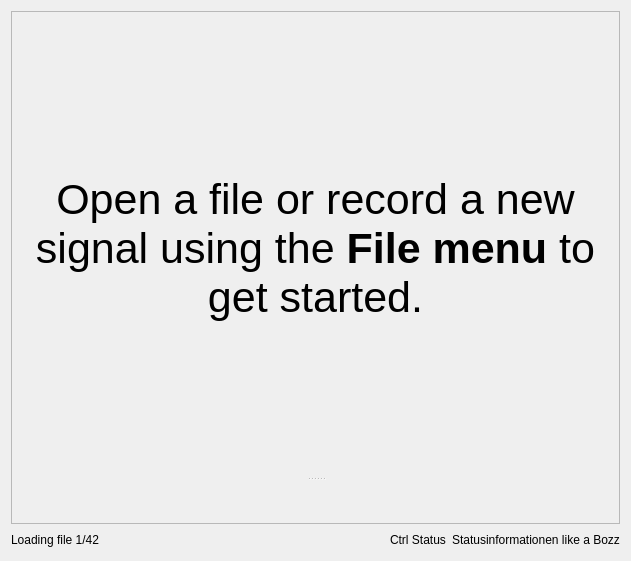
<?xml version="1.0" encoding="UTF-8"?>
<ui version="4.0">
 <class>Interpretation</class>
 <widget class="QWidget" name="Interpretation">
  <property name="geometry">
   <rect>
    <x>0</x>
    <y>0</y>
    <width>631</width>
    <height>561</height>
   </rect>
  </property>
  <property name="windowTitle">
   <string>Form</string>
  </property>
  <layout class="QVBoxLayout" name="verticalLayout">
   <item>
    <widget class="ScrollArea" name="scrollArea">
     <property name="sizePolicy">
      <sizepolicy hsizetype="Preferred" vsizetype="Expanding">
       <horstretch>0</horstretch>
       <verstretch>0</verstretch>
      </sizepolicy>
     </property>
     <property name="acceptDrops">
      <bool>true</bool>
     </property>
     <property name="styleSheet">
      <string notr="true"/>
     </property>
     <property name="verticalScrollBarPolicy">
      <enum>Qt::ScrollBarAsNeeded</enum>
     </property>
     <property name="widgetResizable">
      <bool>true</bool>
     </property>
     <widget class="QWidget" name="scrlAreaSignals">
      <property name="geometry">
       <rect>
        <x>0</x>
        <y>0</y>
        <width>611</width>
        <height>513</height>
       </rect>
      </property>
      <property name="sizePolicy">
       <sizepolicy hsizetype="Preferred" vsizetype="Expanding">
        <horstretch>0</horstretch>
        <verstretch>0</verstretch>
       </sizepolicy>
      </property>
      <property name="autoFillBackground">
       <bool>true</bool>
      </property>
      <property name="styleSheet">
       <string notr="true"/>
      </property>
      <layout class="QVBoxLayout" name="verticalLayout">
       <item>
        <widget class="QSplitter" name="splitter">
         <property name="styleSheet">
          <string notr="true">QSplitter::handle:vertical {
margin: 4px 0px;
    background-color: qlineargradient(x1:0, y1:0, x2:1, y2:0, 
stop:0 rgba(255, 255, 255, 0), 
stop:0.5 rgba(100, 100, 100, 100), 
stop:1 rgba(255, 255, 255, 0));
	image: url(:/icons/data/icons/splitter_handle_horizontal.svg);
}</string>
         </property>
         <property name="orientation">
          <enum>Qt::Vertical</enum>
         </property>
         <property name="handleWidth">
          <number>6</number>
         </property>
         <widget class="QLabel" name="labelGettingStarted">
          <property name="font">
           <font>
            <pointsize>32</pointsize>
           </font>
          </property>
          <property name="styleSheet">
           <string notr="true"/>
          </property>
          <property name="text">
           <string>&lt;html&gt;&lt;head/&gt;&lt;body&gt;&lt;p&gt;Open a file or record a new signal using the &lt;b&gt;File menu&lt;/b&gt; to get started.&lt;/p&gt;&lt;/body&gt;&lt;/html&gt;</string>
          </property>
          <property name="alignment">
           <set>Qt::AlignCenter</set>
          </property>
          <property name="wordWrap">
           <bool>true</bool>
          </property>
          <property name="textInteractionFlags">
           <set>Qt::NoTextInteraction</set>
          </property>
         </widget>
         <widget class="QLabel" name="placeholderLabel">
          <property name="text">
           <string/>
          </property>
         </widget>
        </widget>
       </item>
      </layout>
     </widget>
    </widget>
   </item>
   <item>
    <layout class="QHBoxLayout" name="horizontalLayout">
     <item>
      <widget class="QLabel" name="lLoadingFile">
       <property name="text">
        <string>Loading file 1/42</string>
       </property>
      </widget>
     </item>
     <item>
      <spacer name="horizontalSpacer">
       <property name="orientation">
        <enum>Qt::Horizontal</enum>
       </property>
       <property name="sizeHint" stdset="0">
        <size>
         <width>40</width>
         <height>20</height>
        </size>
       </property>
      </spacer>
     </item>
     <item>
      <widget class="QLabel" name="lCtrlStatus">
       <property name="text">
        <string>Ctrl Status</string>
       </property>
      </widget>
     </item>
     <item>
      <widget class="QLabel" name="lShiftStatus">
       <property name="text">
        <string>Statusinformationen like a Bozz</string>
       </property>
      </widget>
     </item>
    </layout>
   </item>
  </layout>
 </widget>
 <customwidgets>
  <customwidget>
   <class>ScrollArea</class>
   <extends>QScrollArea</extends>
   <header>urh.ui.ScrollArea.h</header>
   <container>1</container>
  </customwidget>
 </customwidgets>
 <resources>
  <include location="../urh.qrc"/>
 </resources>
 <connections/>
</ui>
